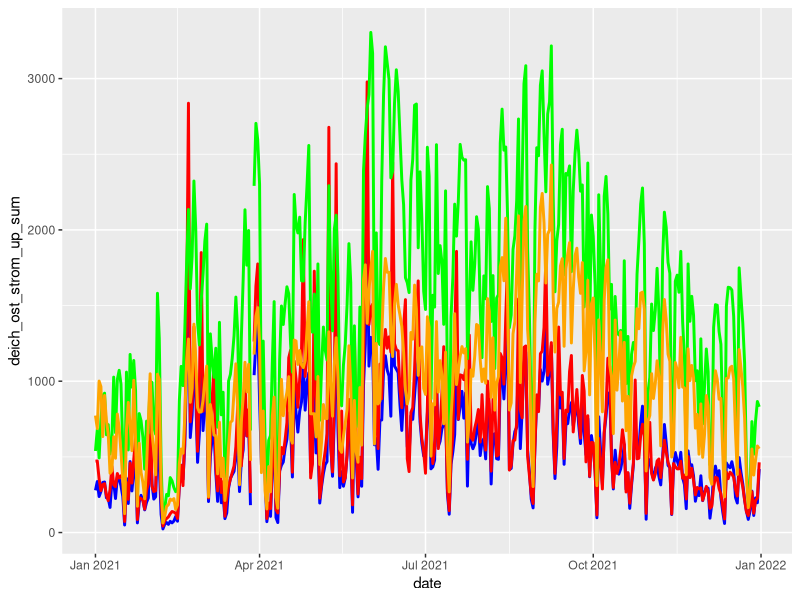

Generate this figure with R:
## Requirements ################################################################
library(tidyverse)

## Data import #################################################################
cycling_data <- read.csv2("./Data/cyclist_counts.csv")
location_data <- read.csv2("./Data/locations_of_count.csv")

## Data processing #############################################################

# how many cyclists per day
daily_cycling_data <- cycling_data %>%
  group_by(date) %>%
  reframe(date=as.Date.character(date,
                                 tryFormats = c("%d.%m.%Y")),
            deich_ost_strom_up_sum = sum(fleher.deich.ost.stromaufwaerts),
            deich_west_strom_down_sum = sum(fleher.deich.west.stromabwaerts),
            okb_north = sum(okb.nord),
            okb_south = sum(okb.sued)) %>%
  unique()



## Descriptive plots ###########################################################


# plotting the daily cycling data (still work in progress)
daily_cycling_data %>% ggplot(aes(x = date,
                                  y = deich_ost_strom_up_sum)) +
  geom_line(size = 1,
            color = "blue") +
  geom_line(aes(y = deich_west_strom_down_sum),
            size = 1,
            color = "red") +
  geom_line(size = 1,
            aes(y = okb_north),
            color= "green") +
  geom_line(size = 1,
              color = "orange",
              aes(y = okb_south))
